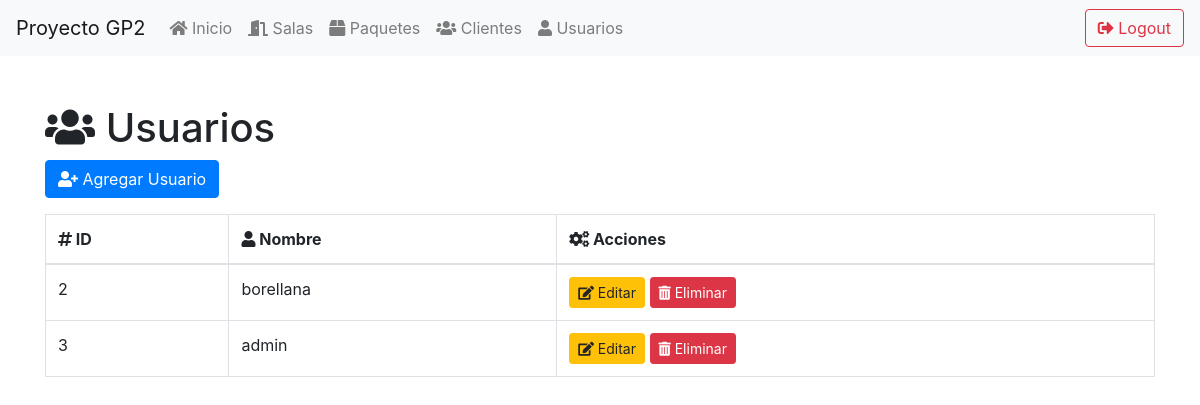
Page /index.php/usuarios on the committed database.
### tables this page shows
CREATE TABLE usuarios (
    id INTEGER PRIMARY KEY AUTOINCREMENT,
    nombre TEXT NOT NULL,
    password TEXT NOT NULL
);

### application/controllers/Usuarios.php (called while the page is built, shortened)
<?php
class Usuarios extends CI_Controller {
    public function __construct()
    {
        $this->load->model('Usuario_model');
        $this->load->helper('url');
    }
    public function index()
    {
        $data['usuarios'] = $this->Usuario_model->get_usuarios();
        $this->load->view('templates/sidebar');
        $this->load->view('usuarios/index', $data);
    }
}

### index.php (called while the page is built, shortened)
<?php
require_once BASEPATH.'core/CodeIgniter.php';

### application/models/Usuario_model.php (called while the page is built, shortened)
<?php
class Usuario_model extends CI_Model {
    public function get_usuarios()
    {
        $query = $this->db->get('usuarios');
        return $query->result_array();
    }
}

### application/views/usuarios/index.php (the view, shortened to what this page needs)
<!DOCTYPE html>
<html lang="es">
<head>
    <link rel="stylesheet" href="https://stackpath.bootstrapcdn.com/bootstrap/4.5.2/css/bootstrap.min.css">
    <link rel="stylesheet" href="https://cdnjs.cloudflare.com/ajax/libs/font-awesome/5.15.3/css/all.min.css">
</head>
<body>
    <div class="container mt-5">
        <h1><i class="fas fa-users"></i> Usuarios</h1>
        <a href="<?php echo site_url('usuarios/create'); ?>" class="btn btn-primary mb-3">
            <i class="fas fa-user-plus"></i> Agregar Usuario
        </a>
        <table class="table table-bordered">
            <thead>
                <tr>
                    <th><i class="fas fa-hashtag"></i> ID</th>
                    <th><i class="fas fa-user"></i> Nombre</th>
                    <th><i class="fas fa-cogs"></i> Acciones</th>
                </tr>
            </thead>
            <tbody>
                <?php foreach ($usuarios as $usuario): ?>
                <tr>
                    <td><?php echo $usuario['id']; ?></td>
                    <td><?php echo $usuario['nombre']; ?></td>
                    <td>
                        <a href="<?php echo site_url('usuarios/edit/'.$usuario['id']); ?>" class="btn btn-warning btn-sm">
                            <i class="fas fa-edit"></i> Editar
                        </a>
                        <a href="<?php echo site_url('usuarios/delete/'.$usuario['id']); ?>" class="btn btn-danger btn-sm" onclick="return confirm('¿Estás seguro de eliminar este usuario?');">
                            <i class="fas fa-trash-alt"></i> Eliminar
                        </a>
                    </td>
                </tr>
                <?php endforeach; ?>
            </tbody>
        </table>
    </div>
</body>
</html>

### rows in the picture
usuarios: id "2", nombre "borellana"
usuarios: id "3", nombre "admin"
